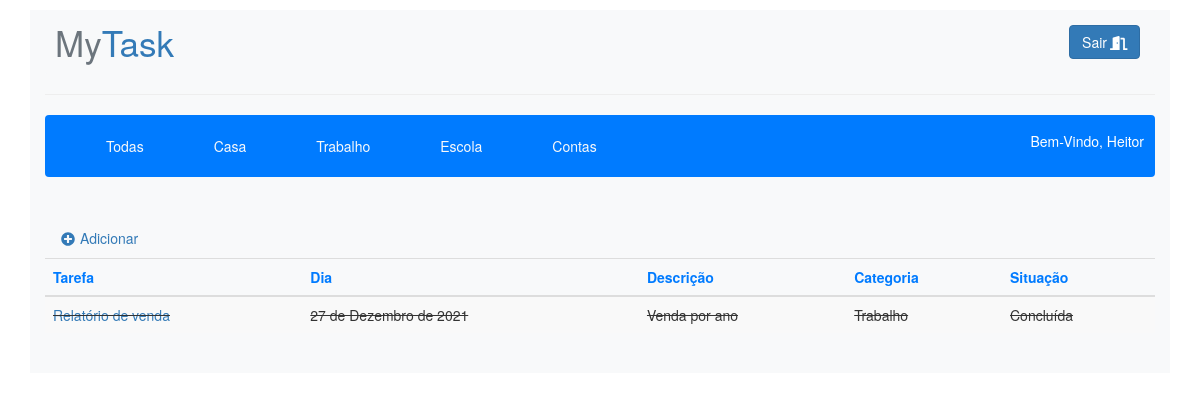
The app's page /filtro/2 (signed in), older data.
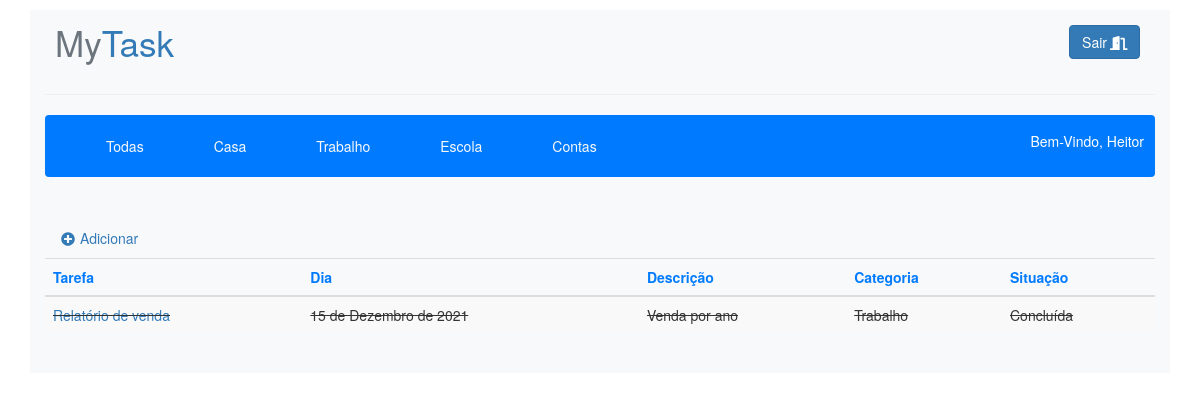
The same page, newer data.
### tasks/models.py (models this page shows, shortened)
class Tarefa(models.Model, LoginRequiredMixin, CreateView):
    nome_tarefa = models.CharField('Tarefa', max_length=100)
    dia = models.DateField('Dia')
    descricao = models.TextField('Descrição', max_length=500)
    categoria = models.ForeignKey(Categoria, null=True, on_delete=models.CASCADE)
    status = models.CharField(max_length=30, choices=STATUS_CHOICES, default="Pendente")
    usuario = models.ForeignKey(User, on_delete=models.PROTECT)

class Categoria(models.Model):
    categoria = models.CharField('Categoria', max_length=50)
    def __str__(self):
        return self.categoria

### tasks/views.py (the view)
# urls.py: path('filtro/<str:pk>', filtrar, name='filtro'),
@login_required
def filtrar(request, pk):
    filtros = Tarefa.objects.filter(categoria=pk).filter(usuario=request.user)
    categorias = Categoria.objects.all()
    context = {
        'filtre': filtros,
        'categoria': categorias,
    }
    return render(request, 'filtro.html', context)

### tasks/templates/filtro.html (shortened to what this page needs)
{% load static %}
<!DOCTYPE html>
<html lang="pt-br">
<head>
    <link rel="stylesheet" href="{% static 'css/estilo.css' %}">
    <link rel="stylesheet" type="text/css" href="{% static 'css/bootstrap.min.css' %}">
    <link rel="stylesheet" href="https://maxcdn.bootstrapcdn.com/bootstrap/3.4.1/css/bootstrap.min.css">
</head>
<body>
    <div class="body">
        <div class="container mt-3 bg-light">
            <nav class="menu d-flex justify-content-between align-items-center bg-light p-3 rounded">
                <a href="#" class="display-4"><span class="text-secondary">My</span>Task</a>
                <div class="btn-sair p-2 text-white">
                    <a href="/accounts/logout" class="btn btn-primary">Sair<i class="fas fa-door-open ml-1"></i></a>
                </div>
            </nav>
            <hr>
                 <div>
                <nav class="navbar navbar-expand-md bg-primary navbar-light">
                  <div class="collapse navbar-collapse" id="collapsibleNavbar">
                    <ul class="navbar-nav">
                        <li class="nav-item">
                            <a class="text-center text-light nav-link ml-5 mr-5 display-5" href="{% url 'home' %}" > Todas  </a>
                        </li>
                              {% for catg in categoria %}
                        <li class="nav-item">
                            <a class="text-center text-light nav-link ml-5 mr-5" href="{% url 'filtro' catg.id %}">{{ catg.categoria }} </a>
                        </li>
                              {% endfor %}
                    </ul>
                  </div>
                    <div>
                    {% if user.is_authenticated %}
                        <p class="display-5 text-capitalize">Bem-vindo, {{ user.username }}</p>
                    {% else %}
                        <p>Welcome, new user. Please log in.</p>
                    {% endif %}
                </div>
                </nav>
                <br>
            </div>
            <div>
                <ul class="nav nav-tabs nav-pills">
                    <li class="nav-item">
                        <a href="{% url 'nova' %}" class="nav-link "><i class="fas fa-plus-circle mr-2"></i>Adicionar</a>
                    </li>
                </ul>
            </div>
            <table class="table table-striped">
                <thead>
                    <tr class="text-primary">
                        <th>Tarefa</th>
                        <th>Dia</th>
                        <th>Descrição</th>
                        <th>Categoria</th>
                        <th>Situação</th>
                    </tr>
                </thead>
                <tbody>
                        {% for filtro in filtre %}
                            {% if filtro.status == 'Concluída' %}
                                <tr style="text-decoration: line-through">
                                    <td><a href="{% url 'tarefa' filtro.id %}">{{ filtro.nome_tarefa }}</a></td>
                                    <td>{{ filtro.dia }}</td>
                                    <td>{{ filtro.descricao }}</td>
                                    <td>{{ filtro.categoria }}</td>
                                    <td>{{ filtro.status }}</td>
                                </tr>
                            {% endif %}
                        {% endfor %}
                </tbody>
            </table>
            <br>
        </div>
    </div>
</body>
</html>

Row changes from the older to the newer data that the page shows:
changed Tarefa "Relatório de venda": dia "27 de Dezembro de 2021" → "15 de Dezembro de 2021"
